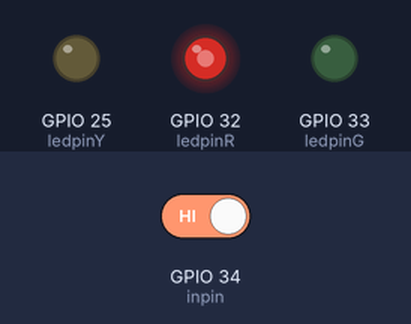
This sketch was run on a simulated ESP32. Parts: output pins drawn as LEDs (lit = HIGH). Inputs (shaded band) come from the test bench; at power-on: GPIO 34 (inpin) HIGH. What the sketch prints to the serial monitor is not drawn.

Above: at 1.25 s.
1.3 s: GPIO 34 (inpin) driven LOW
2.8 s: GPIO 34 (inpin) driven HIGH
At 2.95 s:
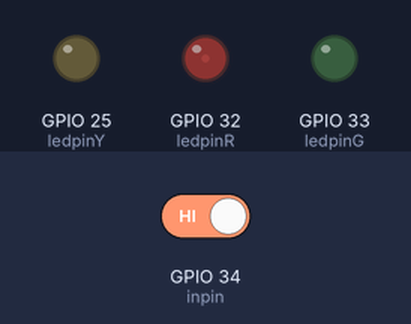
At 3.55 s:
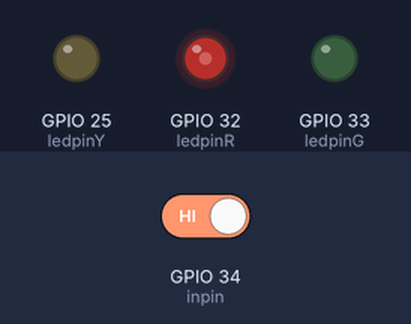
Timing chart, 0 to 20.8 s (numbered marks = the images above; inputs shaded):
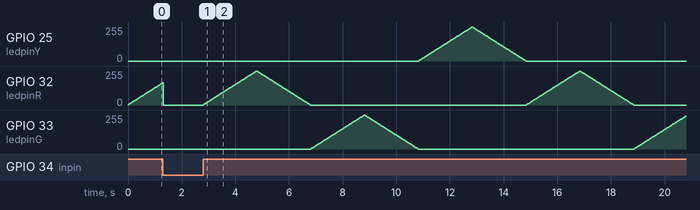

The sketch:

esp32-wroover-3LEDs-button-pwm.ino
```cpp
#include <Arduino.h>
#include <analogWrite.h>

int ledpinR = 32; //define the LED connect to Pin11;
int ledpinG = 33; //define the LED connect to Pin11;
int ledpinY = 25; //define the LED connect to Pin11;
int inpin = 34; //define the button connect to Pin7
const unsigned long LED_DURATION = 4000;
const int LOOP_DELAY = 20;


int val;//val to store the data
int activeLed = -1; // 0 - 2
float brightness = 0;
float ledStep;
unsigned long switchonTime;

void setup()
{
  pinMode(ledpinR, OUTPUT); //define the LED Pin to OUTPUT;
  pinMode(ledpinG, OUTPUT); //define the LED Pin to OUTPUT;
  pinMode(ledpinY, OUTPUT); //define the LED Pin to OUTPUT;
  pinMode(inpin, INPUT); //define the button Pin to INPUT;
  ledStep = (2.0 * 255 * LOOP_DELAY) / LED_DURATION;
  Serial.begin(115200);
  Serial.println("Starting program");
}
void loop()
{
  val = digitalRead(inpin); //digital read the button pin
  if (val == LOW) //if the button pressed;
  {
    trunLedsOff();
    activeLed = -1;
    brightness = 0;
  }
  else
  {
    if (activeLed == -1) {
      switchonTime = millis();
      activeLed = 0;
      brightness = 0;
    }
    if (millis() - switchonTime > LED_DURATION) {
      switchonTime = millis();
      activeLed = (activeLed + 1) % 3;
      brightness = 0;
    }
    brightness += ledStep;
    if (brightness < 0 || brightness > 255) {
      ledStep = -ledStep;
    }
    if(brightness > 255){
      brightness = 255;
    }
    if(brightness < 0){
      brightness = 0;
    }
//    Serial.printf("Active LED: %d, Step: %f, Brightness: %f\n", activeLed, ledStep, brightness);
    setLedBrightness(activeLed, round(brightness));
    delay(LOOP_DELAY);
  }
}

void trunLedsOff() {
  analogWrite(ledpinR, 0); //turn off the LED
  analogWrite(ledpinG, 0); //turn off the LED
  analogWrite(ledpinY, 0); //turn off the LED
}

void setLedBrightness(int activeLed, int brightness) {
  switch (activeLed) {
    case 0: analogWrite(ledpinY, 0); analogWrite(ledpinR, brightness);  break;
    case 1: analogWrite(ledpinR, 0); analogWrite(ledpinG, brightness); break;
    case 2: analogWrite(ledpinG, 0); analogWrite(ledpinY, brightness); break;
  }
}
```
